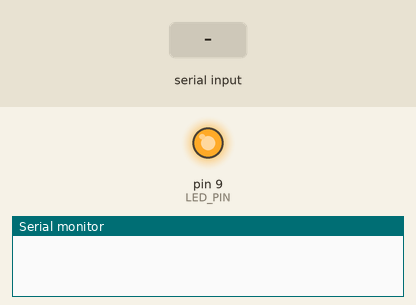
The sketch below on a simulated Arduino Uno, built with avr-gcc and run on an emulated ATmega328P. On the bench: output pins drawn as LEDs (lit = HIGH), the last lines printed to the serial monitor. Inputs (shaded band) come from the test bench.

Above: at 1.2 s.
1.3 s: "1" received over Serial
At 2.36 s:
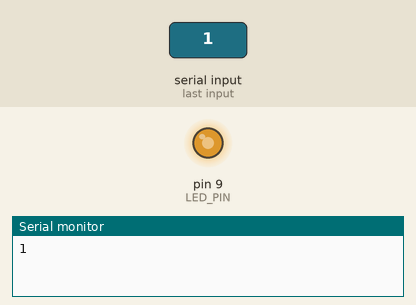
3.8 s: "0" received over Serial
At 5.3 s:
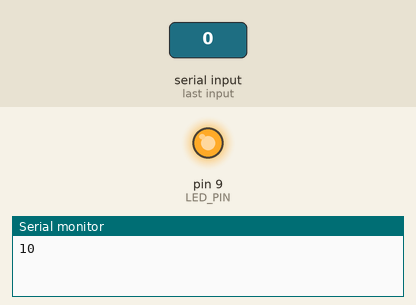
Timing chart, 0 to 6.8 s (numbered marks = the images above; inputs shaded):
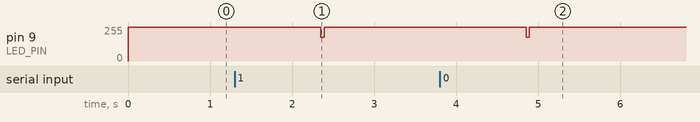

The sketch:

transmitter_led_solar_manchester.ino
```cpp
// ARDUINO LIFI TRANSMITTER

#define LED_PIN 9
#define SAMPLING_TIME 2    // ms per bit

String text = "";          // Default message is empty

void setup() {
  Serial.begin(9600);
  pinMode(LED_PIN, OUTPUT);
  digitalWrite(LED_PIN, HIGH);   // Idle state = HIGH
}

void loop() {
  if (Serial.available()) {
    text = Serial.readString();
    Serial.print(text);
  }

  if (text.length() > 0) {
    for (int i = 0; i < text.length(); i++) {
      transmit_byte(text[i]);
    }
    text = "";
    delay(1000);
  }
}

void transmit_byte(char data_byte) {
  digitalWrite(LED_PIN, LOW);
  delay(SAMPLING_TIME);

  for (int i = 0; i < 8; i++) {
    bool bitVal = (data_byte >> i) & 0x01;
    if (bitVal) {
      digitalWrite(LED_PIN, HIGH);
      delay(SAMPLING_TIME);
      digitalWrite(LED_PIN, LOW);
      delay(SAMPLING_TIME);
    } else {
      digitalWrite(LED_PIN, LOW);
      delay(SAMPLING_TIME);
      digitalWrite(LED_PIN, HIGH);
      delay(SAMPLING_TIME);
    }
  }

  digitalWrite(LED_PIN, HIGH);
  delay(SAMPLING_TIME);
}
```

Measured:
- after the input at 1.3 s, pin 9 (LED_PIN): 255/255 → 178/255 after 1.1 s, → 255/255 0.04 s later
- after the input at 3.8 s, pin 9 (LED_PIN): 255/255 → 178/255 after 1.1 s, → 255/255 0.04 s later
